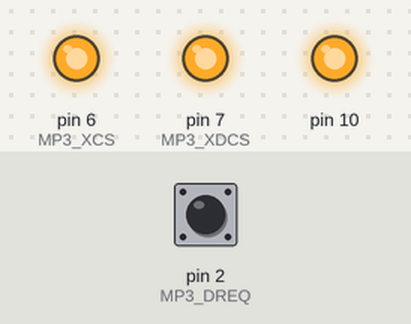
This sketch was run on a simulated Arduino Uno, built with avr-gcc and run on an emulated ATmega328P. Shown: output pins drawn as LEDs (lit = HIGH). Inputs (shaded band) come from the test bench; at power-on: pin 2 (MP3_DREQ) HIGH. Random numbers use the default seed unless the sketch sets one; pins used as bus, display or sensor lines are not drawn.

Above: at 0.1 s.
Timing chart, 0 to 1.6 s (numbered marks = the images above):
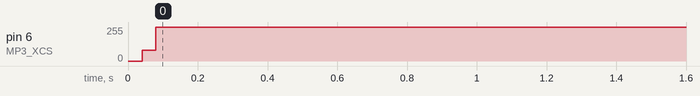

The sketch:

DSP_IIR_Sine.ino
```cpp
// VS1053b DSP code hack - IIR sine tuned with samplerate effect //

#include <SPI.h>

#define MP3_XCS   6
#define MP3_XDCS  7
#define MP3_DREQ  2
#define MP3_RST   8

//VS10xx SCI Registers
#define SCI_MODE        0x00
#define SCI_STATUS      0x01
#define SCI_BASS        0x02
#define SCI_CLOCKF      0x03
#define SCI_DECODE_TIME 0x04
#define SCI_AUDATA      0x05
#define SCI_WRAM        0x06
#define SCI_WRAMADDR    0x07
#define SCI_HDAT0       0x08
#define SCI_HDAT1       0x09
#define SCI_AIADDR      0x0A
#define SCI_VOL         0x0B
#define SCI_AICTRL0     0x0C
#define SCI_AICTRL1     0x0D
#define SCI_AICTRL2     0x0E
#define SCI_AICTRL3     0x0F

#define BPM 120


void setup() {

  pinMode(MP3_RST, OUTPUT);
  pinMode(MP3_DREQ, INPUT);
  pinMode(MP3_XCS, OUTPUT);
  pinMode(MP3_XDCS, OUTPUT);

  SPI.begin();

  SPI.setClockDivider(SPI_CLOCK_DIV16); // SPI speed 1MHz (16MHz / 16 = 1MHz)
  SPI.transfer(0xFF);

  digitalWrite(MP3_RST, HIGH);
  digitalWrite(MP3_XCS, HIGH);
  digitalWrite(MP3_XDCS, HIGH);

  load_code();

  WriteRegister(SCI_CLOCKF, 0x8BE8);    // set multiplier to 3.5x
  WriteRegister(SCI_VOL, 0x4F4F);       // left, right volume 0xFE-0x0
  WriteRegister(SCI_BASS, 0x0000);      // bass, treble control

  SPI.setClockDivider(SPI_CLOCK_DIV4);  // set SPI speed 4MHz (16MHz / 4 = 4MHz)

  WriteRegister(SCI_AUDATA, 0xAC44);    // set sample rate 44100 Hz
  WriteRegister(SCI_AIADDR, 0x50);      // plugin enable

}

void loop() {

  uint16_t srate = random(4800, 48000);
  WriteRegister(SCI_AUDATA, srate);  // set samplerate

  int tempo = 60000 / BPM;
  delay(tempo / 4);

}

void WriteRegister(char address, int data){

  while(!digitalRead(MP3_DREQ));
  digitalWrite(MP3_XCS, LOW);
  SPI.transfer(0x02);
  SPI.transfer(address);
  SPI.transfer((data >> 8) & 0xFF);
  SPI.transfer(data & 0xFF);
  while(!digitalRead(MP3_DREQ));
  digitalWrite(MP3_XCS, HIGH);

}

int ReadRegister(char address){

  while(!digitalRead(MP3_DREQ));
  digitalWrite(MP3_XCS, LOW);
  SPI.transfer(0x03);
  SPI.transfer(address);
  char response1 = SPI.transfer(0xFF);
  while(!digitalRead(MP3_DREQ));
  char response2 = SPI.transfer(0xFF);
  while(!digitalRead(MP3_DREQ));
  digitalWrite(MP3_XCS, HIGH);
  int resultvalue = response1 << 8;
  resultvalue |= response2;
  return resultvalue;

}

#define PLUGIN_SIZE 639

const static word plugin[PLUGIN_SIZE] PROGMEM = {

  0x0007,0x0001, /*copy 1*/
	0x8050,
	0x0006,0x0266, /*copy 614*/
	0x0030,0x0697,0x3700,0x0024,0x0000,0x0801,0xc010,0x0024,
	0x3f00,0x0024,0x2800,0x3140,0x0006,0x2016,0x3613,0x0024,
	0x3e12,0x0024,0x3e05,0xb814,0x3615,0x0024,0x3e00,0x3841,
	0x3e00,0xb850,0x0007,0x9250,0x3e14,0x7812,0xb880,0x930c,
	0x3800,0x0024,0x0030,0x00d0,0x3440,0x0024,0x2908,0x6400,
	0x3800,0x0024,0x003f,0xfcc1,0x0030,0x0050,0x3000,0x134c,
	0xb010,0x0024,0x38f0,0x0024,0x3430,0x8024,0x6284,0x0000,
	0x0010,0x0001,0x2800,0x30c5,0x0000,0x0024,0x002f,0xffc1,
	0xb010,0x0024,0x3800,0x0024,0x000b,0x4000,0x0006,0xc490,
	0x2908,0x7f80,0x3009,0x2000,0x0015,0xbd51,0x0030,0x0ad0,
	0x3800,0x0024,0x0000,0x01c0,0x2915,0x8300,0x0006,0xc050,
	0x0000,0x0300,0xb882,0x0024,0x2914,0xbec0,0x0006,0x6410,
	0x0001,0x0000,0x0030,0x0350,0x6284,0x2080,0x0000,0x0100,
	0x2800,0x2245,0x3800,0x0024,0xf202,0x0000,0xc010,0x0024,
	0x3800,0x0024,0x0030,0x0390,0x3000,0x0024,0x6080,0x0024,
	0x0006,0x6552,0x2800,0x2495,0x1fe0,0x0040,0x003f,0xffc0,
	0x3800,0x0024,0x1fe0,0x0040,0x0006,0x6410,0x3870,0x138c,
	0x3a00,0x00cc,0x0000,0x00c0,0x0030,0x03d2,0x3200,0x4024,
	0xb100,0x0024,0x002e,0xe001,0x3800,0x0024,0x3420,0x0024,
	0x6012,0x0024,0x0017,0x7001,0x2800,0x2fc5,0x6012,0x0024,
	0x000b,0xb801,0x2800,0x2ec5,0x6010,0x0024,0x0000,0x01c0,
	0x2800,0x2b15,0x0030,0x1090,0x3800,0x0024,0x0000,0x0080,
	0x0030,0x0050,0x3000,0x4024,0xc100,0x0024,0x3800,0x0024,
	0x0000,0x0000,0x0006,0x9f90,0x3009,0x2000,0x0006,0x9f50,
	0xb880,0xa000,0x0006,0x9fd0,0x3009,0x2000,0x36f4,0x5812,
	0x36f0,0x9810,0x36f0,0x1801,0x3405,0x9014,0x36f3,0x0024,
	0x36f2,0x0024,0x2000,0x0000,0x0000,0x0024,0x0000,0x01c0,
	0x0030,0x1090,0x2800,0x2b00,0x3800,0x0024,0x0000,0x0140,
	0x0030,0x1090,0x2800,0x2b00,0x3800,0x0024,0x2800,0x1c40,
	0xc010,0x0024,0x0000,0x1017,0x3613,0x0024,0x3e12,0x0024,
	0x3e05,0xb814,0x2912,0x1300,0x3685,0x0024,0x0007,0x9250,
	0xb880,0x0024,0x2912,0x1180,0x3800,0x0024,0x0000,0x0084,
	0x0018,0x0000,0x3613,0x0024,0x6890,0x3840,0x3e10,0x0024,
	0x002e,0xe000,0x2900,0x15c0,0x3e00,0x0024,0x36e3,0x0024,
	0x2908,0xbe80,0x002e,0xe005,0x0000,0x0241,0x0030,0x0690,
	0x3000,0x0024,0xc010,0x0024,0xb882,0x2000,0x0000,0x0000,
	0x0006,0xa050,0x3009,0x2000,0x0000,0x1000,0x0006,0xa010,
	0x3009,0x2000,0x0004,0x0000,0x2915,0x7ac0,0x0000,0x0010,
	0x2912,0x1300,0x0000,0x0024,0x2912,0x0ec0,0x3613,0x0024,
	0xf400,0x4001,0x0000,0x1000,0x6100,0x0024,0x0000,0x0024,
	0x2800,0x3a89,0x0000,0x0024,0x0000,0x1000,0x3413,0x184c,
	0xf400,0x4512,0xf400,0x4510,0x2912,0x1f80,0x34f3,0x0024,
	0x0000,0x0000,0x0000,0x0801,0x6012,0x0024,0x0000,0x0024,
	0x2800,0x4601,0x0000,0x0024,0xf400,0x4017,0x1fff,0xfc81,
	0x0002,0x0011,0x0002,0x0110,0x3010,0x8024,0x3010,0xc024,
	0x3111,0x0024,0xfec6,0x07c5,0x48b6,0x4080,0xfe8a,0x0024,
	0x51c6,0x45c0,0x42b6,0x0024,0xad1a,0x0042,0x6090,0x0343,
	0x6ed6,0x0384,0x3810,0x8024,0x3820,0xc024,0x3011,0x4024,
	0x3811,0x0024,0x38d1,0x4024,0x3810,0x8024,0x38f0,0xc024,
	0xf400,0x4490,0x3a20,0x804c,0x2800,0x3e40,0x3800,0x8024,
	0x0000,0x0800,0x3413,0x184c,0x3e10,0x0024,0x290c,0x7300,
	0x3e15,0x13cc,0x2800,0x3a80,0x36e3,0x0024,0x3e12,0xb817,
	0x3e12,0x7808,0x3e11,0xb811,0x3e15,0x7810,0x3e18,0xb823,
	0x3e18,0x3821,0x3e10,0x3801,0x48b2,0x0024,0x3e10,0x3801,
	0x3e11,0x3802,0x3009,0x3814,0x0030,0x0717,0x3f05,0xc024,
	0x0030,0x0351,0x3100,0x0024,0x4080,0x0024,0x0030,0x10d1,
	0x2800,0x52c5,0x0001,0x800a,0x0006,0x6514,0x3111,0x8024,
	0x6894,0x13c1,0x6618,0x0024,0xfe44,0x1000,0x4cb2,0x0406,
	0x3c10,0x0024,0x3c50,0x4024,0x34f0,0x4024,0x661c,0x1040,
	0xfe64,0x0024,0x4cb2,0x0024,0x3cf0,0x4024,0xbc82,0x3080,
	0x0030,0x0351,0x3100,0x8024,0xfea8,0x0024,0x5ca2,0x0024,
	0x0000,0x0182,0xac22,0x0024,0xf7c8,0x0024,0x48b2,0x0024,
	0xac22,0x0024,0x2800,0x5640,0xf7cc,0x1002,0x0030,0x0394,
	0x3400,0x4024,0x3100,0x184c,0x0006,0xc051,0x291e,0x8080,
	0x0006,0x6410,0x4088,0x1001,0x0030,0x1111,0x3100,0x184c,
	0x0006,0xc051,0x291e,0x8080,0x0006,0x6550,0x0006,0x6694,
	0x408c,0x1002,0xf224,0x0024,0x0006,0xa017,0x2800,0x5a55,
	0x0000,0x0024,0x2800,0x5b41,0x0006,0x6410,0x3050,0x0024,
	0x3000,0x4024,0x6014,0x0024,0x0000,0x0024,0x2800,0x5999,
	0x0000,0x0024,0xf400,0x4040,0x38b0,0x0024,0x2800,0x5b40,
	0x3800,0x0024,0x2800,0x5b01,0x0000,0x0024,0xf400,0x4106,
	0xf400,0x4184,0x0030,0x06d5,0x3d05,0x5bd4,0xf400,0x4115,
	0x36f1,0x1802,0x36f0,0x1801,0x2210,0x0000,0x36f0,0x1801,
	0x36f8,0x1821,0x36f8,0x9823,0x0006,0x9f57,0x0020,0xffd0,
	0x3009,0x1c11,0x3985,0x4024,0x3981,0x8024,0x3009,0x3c11,
	0x36f5,0x5810,0x36f1,0x9811,0x36f2,0x5808,0x3602,0x8024,
	0x0030,0x0717,0x2100,0x0000,0x3f05,0xdbd7,
	0x0007,0x0001, /*copy 1*/
	0x0800,
	0x0006,0x0005, /*copy 5*/
	0x7e66,0x0000,0x0000,0x0000,0x1209,
	0x0006, 0x8003, 0x0000, /*Rle(3)*/
	0x0007,0x0001, /*copy 1*/
	0x8023,
	0x0006,0x0002, /*copy 2*/
	0x2a00,0x47ce

};

void load_code(void){

  int i = 0;
  while (i< PLUGIN_SIZE) {
    word addr, n, val;
    addr = pgm_read_word (&(plugin[i++]));
    n = pgm_read_word (&(plugin[i++]));
    if (n & 0x8000U) {
      n &= 0x7FFF;
      val = pgm_read_word (&(plugin[i++]));
      while (n--) {
        WriteRegister(addr , val);
      }
    }
    else {
      while (n--) {
        val = pgm_read_word (&(plugin[i++]));
        WriteRegister(addr , val);
      }
    }
  }
  return;

}
```

Measured:
- by itself, pin 6 (MP3_XCS): 0/255 → 255/255 at 0.04 s
